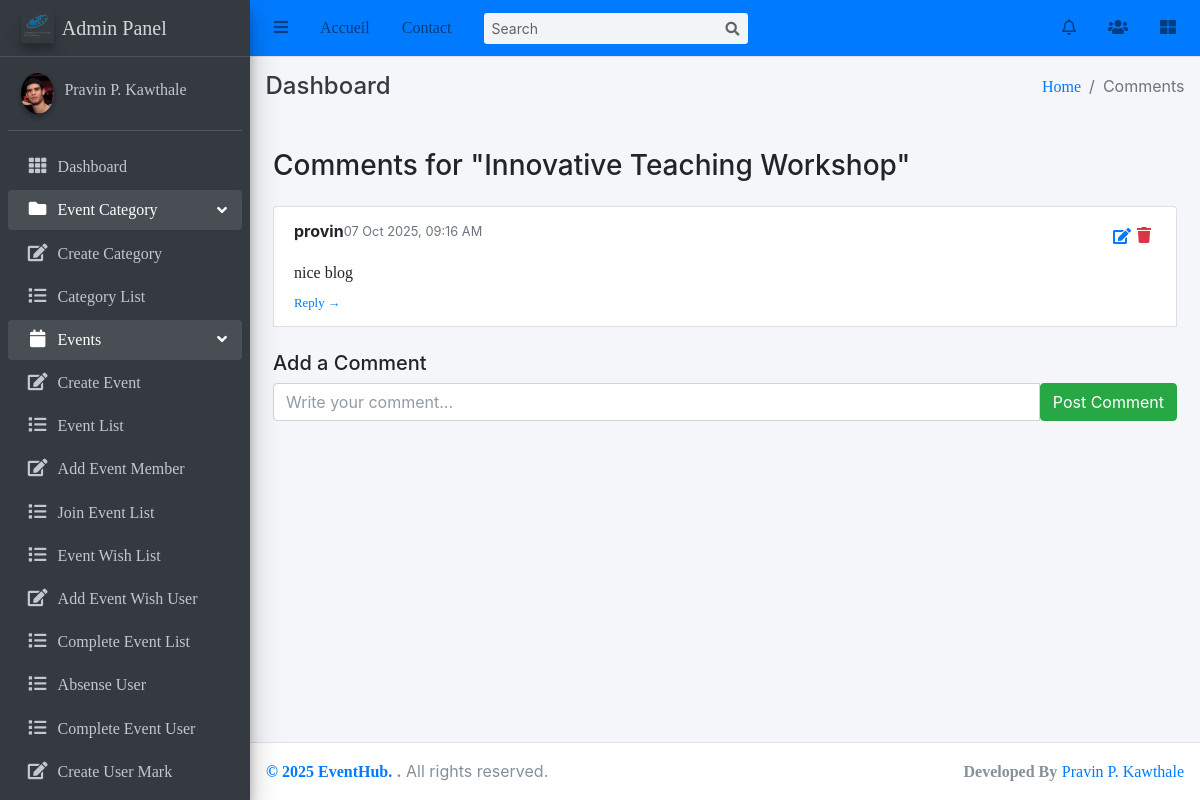
Before: /Events/comment/21/ (signed in) with the older database file.
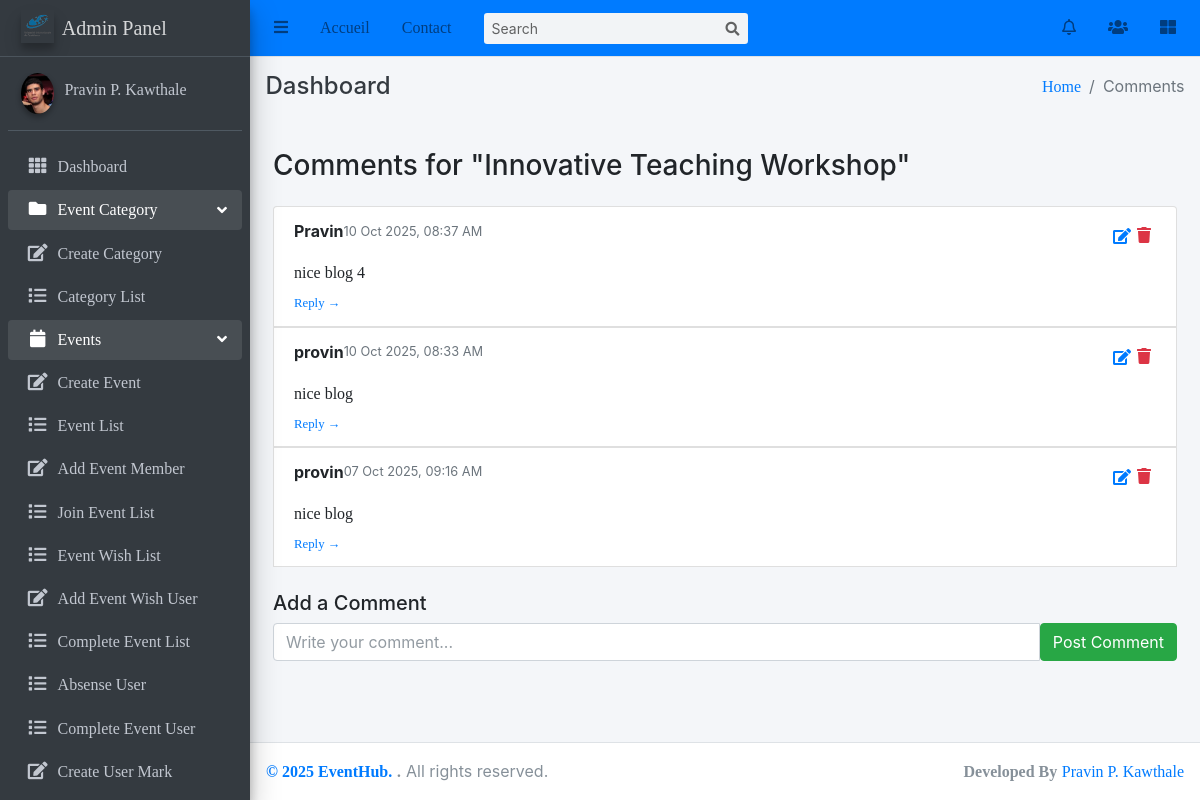
After: the same page with the newer database file.
### Event/models.py (models this page shows, shortened)
class Comment(models.Model):
    user=models.ForeignKey(User,on_delete=models.CASCADE)
    event=models.ForeignKey("Event",on_delete=models.CASCADE,related_name="comments")
    parent=models.ForeignKey("self",null=True,blank=True,on_delete=models.CASCADE,related_name="replies")
    content=models.TextField()
    created_at = models.DateTimeField(auto_now_add=True)
    updated_at=models.DateTimeField(auto_now=True)
    class Meta:
        ordering=["-created_at"]

### Event/views.py (the view, shortened to what this page needs)
# urls.py: path('comment/<int:pk>/',views.CommentView.as_view(),name='comment_event'),
class CommentView(LoginRequiredMixin, View):
    template_name = 'Event/event_comments.html'
    def get(self, request, pk):
        event = get_object_or_404(Event, pk=pk)
        comments = event.comments.filter(parent__isnull=True).order_by('-created_at')
        return render(request, self.template_name, {'event': event, 'comments': comments})

### user/context_processors.py (called while the page is built)
def notifications(request):
    if request.user.is_authenticated:
        navbar_notifications = Notification.objects.filter(
            receiver=request.user
        ).order_by('-timestamp')[:5]  # latest 5 notifications
        navbar_unread_count = Notification.objects.filter(
            receiver=request.user,
            is_read=False
        ).count()
    else:
        navbar_notifications = []
        navbar_unread_count = 0
    return {
        'navbar_notifications': navbar_notifications,
        'navbar_unread_count': navbar_unread_count
    }

### templates/Event/event_comments.html (shortened to what this page needs)
{% extends 'base/base.html' %}
{% block breadcrumb %}Comments{% endblock breadcrumb %}
{% block content %}
<div class="container mt-4">
    <h3 class="mb-4">Comments for "{{ event.title }}"</h3>
    {% if comments %}
        <ul class="list-group">
            {% for comment in comments %}
                {% include 'Event/comment_item.html' with comment=comment %}
            {% endfor %}
        </ul>
    {% else %}
        <div class="alert alert-info">No comments yet. Be the first to comment!</div>
    {% endif %}
    {% if event.comments_enabled %}
    <div class="mt-4">
        <h5>Add a Comment</h5>
        <form method="post" action="{% url 'comment_event' event.id %}">
            <div class="input-group">
                <input type="text" name="content" class="form-control" placeholder="Write your comment..." required>
                <button class="btn btn-success" type="submit">Post Comment</button>
            </div>
        </form>
    </div>
    {% else %}
    <div class="alert alert-warning mt-4">Comments are disabled for this event.</div>
    {% endif %}
</div>
{% endblock content %}

### templates/Event/comment_item.html (shortened to what this page needs)
<li class="list-group-item" id="comment-{{ comment.id }}">
    <div class="d-flex justify-content-between align-items-start">
        <div class="d-flex align-items-center">
            <strong>{{ comment.user.username }}</strong>
            <small class="text-muted ms-2">{{ comment.created_at|date:"d M Y, h:i A" }}</small>
        </div>
        {% if request.user == comment.user or request.user.is_staff %}
        <div class="d-flex align-items-center">
            <button class="btn btn-link text-primary p-0 ms-2" title="Edit"
                    onclick="editComment({{ comment.id }})">
                <i class="fas fa-edit"></i>
            </button>
            <a href="{% url 'comment_delete' comment.pk %}"
               class="btn btn-link text-danger p-1 ms-2"
               title="Delete">
                <i class="fas fa-trash"></i>
            </a>
        </div>
        {% endif %}
    </div>
    <p class="mt-2 mb-1 comment-text" id="comment-text-{{ comment.id }}">{{ comment.content }}</p>
    <a href="#replies{{ comment.id }}" class="text-primary text-decoration-none small" data-bs-toggle="collapse">
        Reply →
    </a>
</li>

Changed rows visible on the page:
added Comment: user.username "Pravin", created_at "10 Oct 2025, 08:37 AM", content "nice blog 4"
added Comment: user.username "provin", created_at "10 Oct 2025, 08:33 AM", content "nice blog"
